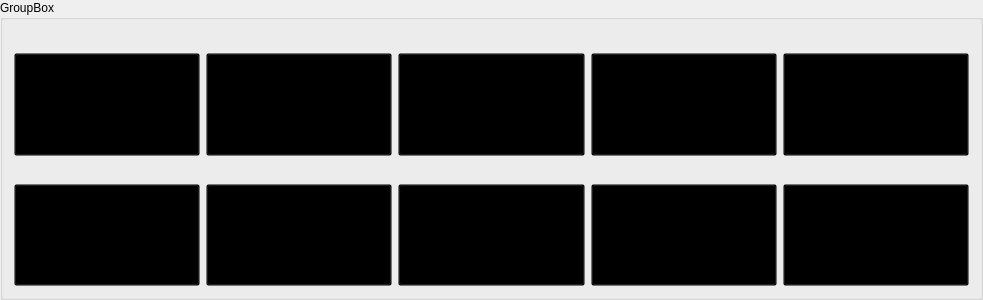
   <widget class="QGroupBox" name="groupBox">
    <property name="geometry">
     <rect>
      <x>10</x>
      <y>0</y>
      <width>983</width>
      <height>300</height>
     </rect>
    </property>
    <property name="sizePolicy">
     <sizepolicy hsizetype="MinimumExpanding" vsizetype="MinimumExpanding">
      <horstretch>0</horstretch>
      <verstretch>0</verstretch>
     </sizepolicy>
    </property>
    <property name="minimumSize">
     <size>
      <width>0</width>
      <height>300</height>
     </size>
    </property>
    <property name="title">
     <string>GroupBox</string>
    </property>
    <layout class="QVBoxLayout" name="verticalLayout">
     <item>
      <layout class="QHBoxLayout" name="enemy_line1">
       <item>
        <layout class="QVBoxLayout" name="vertical_0">
         <item>
          <widget class="QLineEdit" name="hp_enemy_0">
           <property name="styleSheet">
            <string notr="true">background-color: rgba(255, 255, 255, 0);</string>
           </property>
           <property name="frame">
            <bool>false</bool>
           </property>
           <property name="alignment">
            <set>Qt::AlignCenter</set>
           </property>
           <property name="readOnly">
            <bool>true</bool>
           </property>
          </widget>
         </item>
         <item>
          <widget class="QPushButton" name="enemy_0">
           <property name="sizePolicy">
            <sizepolicy hsizetype="MinimumExpanding" vsizetype="MinimumExpanding">
             <horstretch>0</horstretch>
             <verstretch>0</verstretch>
            </sizepolicy>
           </property>
           <property name="styleSheet">
            <string notr="true">background-color: transparent;</string>
           </property>
           <property name="text">
            <string/>
           </property>
           <property name="iconSize">
            <size>
             <width>200</width>
             <height>200</height>
            </size>
           </property>
           <property name="checkable">
            <bool>true</bool>
           </property>
          </widget>
         </item>
        </layout>
       </item>
       <item>
        <layout class="QVBoxLayout" name="vertical_1">
         <item>
          <widget class="QLineEdit" name="hp_enemy_1">
           <property name="styleSheet">
            <string notr="true">background-color: rgba(255, 255, 255, 0);</string>
           </property>
           <property name="frame">
            <bool>false</bool>
           </property>
           <property name="alignment">
            <set>Qt::AlignCenter</set>
           </property>
           <property name="readOnly">
            <bool>true</bool>
           </property>
          </widget>
         </item>
         <item>
          <widget class="QPushButton" name="enemy_1">
           <property name="sizePolicy">
            <sizepolicy hsizetype="MinimumExpanding" vsizetype="MinimumExpanding">
             <horstretch>0</horstretch>
             <verstretch>0</verstretch>
            </sizepolicy>
           </property>
           <property name="styleSheet">
            <string notr="true">background-color: transparent;</string>
           </property>
           <property name="text">
            <string/>
           </property>
           <property name="iconSize">
            <size>
             <width>200</width>
             <height>200</height>
            </size>
           </property>
          </widget>
         </item>
        </layout>
       </item>
       <item>
        <layout class="QVBoxLayout" name="vertical_2">
         <item>
          <widget class="QLineEdit" name="hp_enemy_2">
           <property name="styleSheet">
            <string notr="true">background-color: rgba(255, 255, 255, 0);</string>
           </property>
           <property name="frame">
            <bool>false</bool>
           </property>
           <property name="alignment">
            <set>Qt::AlignCenter</set>
           </property>
           <property name="readOnly">
            <bool>true</bool>
           </property>
          </widget>
         </item>
         <item>
          <widget class="QPushButton" name="enemy_2">
           <property name="sizePolicy">
            <sizepolicy hsizetype="MinimumExpanding" vsizetype="MinimumExpanding">
             <horstretch>0</horstretch>
             <verstretch>0</verstretch>
            </sizepolicy>
           </property>
           <property name="styleSheet">
            <string notr="true">background-color: transparent;</string>
           </property>
           <property name="text">
            <string/>
           </property>
           <property name="iconSize">
            <size>
             <width>200</width>
             <height>200</height>
            </size>
           </property>
          </widget>
         </item>
        </layout>
       </item>
       <item>
        <layout class="QVBoxLayout" name="vertical_3">
         <item>
          <widget class="QLineEdit" name="hp_enemy_3">
           <property name="styleSheet">
            <string notr="true">background-color: rgba(255, 255, 255, 0);</string>
           </property>
           <property name="frame">
            <bool>false</bool>
           </property>
           <property name="alignment">
            <set>Qt::AlignCenter</set>
           </property>
           <property name="readOnly">
            <bool>true</bool>
           </property>
          </widget>
         </item>
         <item>
          <widget class="QPushButton" name="enemy_3">
           <property name="sizePolicy">
            <sizepolicy hsizetype="MinimumExpanding" vsizetype="MinimumExpanding">
             <horstretch>0</horstretch>
             <verstretch>0</verstretch>
            </sizepolicy>
           </property>
           <property name="styleSheet">
            <string notr="true">background-color: transparent;</string>
           </property>
           <property name="text">
            <string/>
           </property>
           <property name="iconSize">
            <size>
             <width>200</width>
             <height>200</height>
            </size>
           </property>
          </widget>
         </item>
        </layout>
       </item>
       <item>
        <layout class="QVBoxLayout" name="vertical_4">
         <item>
          <widget class="QLineEdit" name="hp_enemy_4">
           <property name="styleSheet">
            <string notr="true">background-color: rgba(255, 255, 255, 0);</string>
           </property>
           <property name="frame">
            <bool>false</bool>
           </property>
           <property name="alignment">
            <set>Qt::AlignCenter</set>
           </property>
           <property name="readOnly">
            <bool>true</bool>
           </property>
          </widget>
         </item>
         <item>
          <widget class="QPushButton" name="enemy_4">
           <property name="sizePolicy">
            <sizepolicy hsizetype="MinimumExpanding" vsizetype="MinimumExpanding">
             <horstretch>0</horstretch>
             <verstretch>0</verstretch>
            </sizepolicy>
           </property>
           <property name="styleSheet">
            <string notr="true">background-color: transparent;</string>
           </property>
           <property name="text">
            <string/>
           </property>
           <property name="iconSize">
            <size>
             <width>200</width>
             <height>200</height>
            </size>
           </property>
          </widget>
         </item>
        </layout>
       </item>
      </layout>
     </item>
     <item>
      <layout class="QHBoxLayout" name="enemy_line2">
       <item>
        <layout class="QVBoxLayout" name="vertical_5">
         <item>
          <widget class="QLineEdit" name="hp_enemy_5">
           <property name="styleSheet">
            <string notr="true">background-color: rgba(255, 255, 255, 0);</string>
           </property>
           <property name="frame">
            <bool>false</bool>
           </property>
           <property name="alignment">
            <set>Qt::AlignCenter</set>
           </property>
           <property name="readOnly">
            <bool>true</bool>
           </property>
          </widget>
         </item>
         <item>
          <widget class="QPushButton" name="enemy_5">
           <property name="sizePolicy">
            <sizepolicy hsizetype="MinimumExpanding" vsizetype="MinimumExpanding">
             <horstretch>0</horstretch>
             <verstretch>0</verstretch>
            </sizepolicy>
           </property>
           <property name="styleSheet">
            <string notr="true">background-color: transparent;</string>
           </property>
           <property name="text">
            <string/>
           </property>
           <property name="iconSize">
            <size>
             <width>200</width>
             <height>200</height>
            </size>
           </property>
          </widget>
         </item>
        </layout>
       </item>
       <item>
        <layout class="QVBoxLayout" name="vertical_6">
         <item>
          <widget class="QLineEdit" name="hp_enemy_6">
           <property name="styleSheet">
            <string notr="true">background-color: rgba(255, 255, 255, 0);</string>
           </property>
           <property name="frame">
            <bool>false</bool>
           </property>
           <property name="alignment">
            <set>Qt::AlignCenter</set>
           </property>
           <property name="readOnly">
            <bool>true</bool>
           </property>
          </widget>
         </item>
         <item>
          <widget class="QPushButton" name="enemy_6">
           <property name="sizePolicy">
            <sizepolicy hsizetype="MinimumExpanding" vsizetype="MinimumExpanding">
             <horstretch>0</horstretch>
             <verstretch>0</verstretch>
            </sizepolicy>
           </property>
           <property name="styleSheet">
            <string notr="true">background-color: transparent;</string>
           </property>
           <property name="text">
            <string/>
           </property>
           <property name="iconSize">
            <size>
             <width>200</width>
             <height>200</height>
            </size>
           </property>
          </widget>
         </item>
        </layout>
       </item>
       <item>
        <layout class="QVBoxLayout" name="vertical_7">
         <item>
          <widget class="QLineEdit" name="hp_enemy_7">
           <property name="styleSheet">
            <string notr="true">background-color: rgba(255, 255, 255, 0);</string>
           </property>
           <property name="frame">
            <bool>false</bool>
           </property>
           <property name="alignment">
            <set>Qt::AlignCenter</set>
           </property>
           <property name="readOnly">
            <bool>true</bool>
           </property>
          </widget>
         </item>
         <item>
          <widget class="QPushButton" name="enemy_7">
           <property name="sizePolicy">
            <sizepolicy hsizetype="MinimumExpanding" vsizetype="MinimumExpanding">
             <horstretch>0</horstretch>
             <verstretch>0</verstretch>
            </sizepolicy>
           </property>
           <property name="styleSheet">
            <string notr="true">background-color: transparent;</string>
           </property>
           <property name="text">
            <string/>
           </property>
           <property name="iconSize">
            <size>
             <width>200</width>
             <height>200</height>
            </size>
           </property>
          </widget>
         </item>
        </layout>
       </item>
       <item>
        <layout class="QVBoxLayout" name="vertical_8">
         <item>
          <widget class="QLineEdit" name="hp_enemy_8">
           <property name="styleSheet">
            <string notr="true">background-color: rgba(255, 255, 255, 0);</string>
           </property>
           <property name="frame">
            <bool>false</bool>
           </property>
           <property name="alignment">
            <set>Qt::AlignCenter</set>
           </property>
           <property name="readOnly">
            <bool>true</bool>
           </property>
          </widget>
         </item>
         <item>
          <widget class="QPushButton" name="enemy_8">
           <property name="sizePolicy">
            <sizepolicy hsizetype="MinimumExpanding" vsizetype="MinimumExpanding">
             <horstretch>0</horstretch>
             <verstretch>0</verstretch>
            </sizepolicy>
           </property>
           <property name="styleSheet">
            <string notr="true">background-color: transparent;</string>
           </property>
           <property name="text">
            <string/>
           </property>
           <property name="iconSize">
            <size>
             <width>200</width>
             <height>200</height>
            </size>
           </property>
          </widget>
         </item>
        </layout>
       </item>
       <item>
        <layout class="QVBoxLayout" name="vertical_9">
         <item>
          <widget class="QLineEdit" name="hp_enemy_9">
           <property name="styleSheet">
            <string notr="true">background-color: rgba(255, 255, 255, 0);</string>
           </property>
           <property name="frame">
            <bool>false</bool>
           </property>
           <property name="alignment">
            <set>Qt::AlignCenter</set>
           </property>
           <property name="readOnly">
            <bool>true</bool>
           </property>
          </widget>
         </item>
         <item>
          <widget class="QPushButton" name="enemy_9">
           <property name="sizePolicy">
            <sizepolicy hsizetype="MinimumExpanding" vsizetype="MinimumExpanding">
             <horstretch>0</horstretch>
             <verstretch>0</verstretch>
            </sizepolicy>
           </property>
           <property name="styleSheet">
            <string notr="true">background-color: transparent;</string>
           </property>
           <property name="text">
            <string/>
           </property>
           <property name="iconSize">
            <size>
             <width>200</width>
             <height>200</height>
            </size>
           </property>
          </widget>
         </item>
        </layout>
       </item>
      </layout>
     </item>
    </layout>
   </widget>
